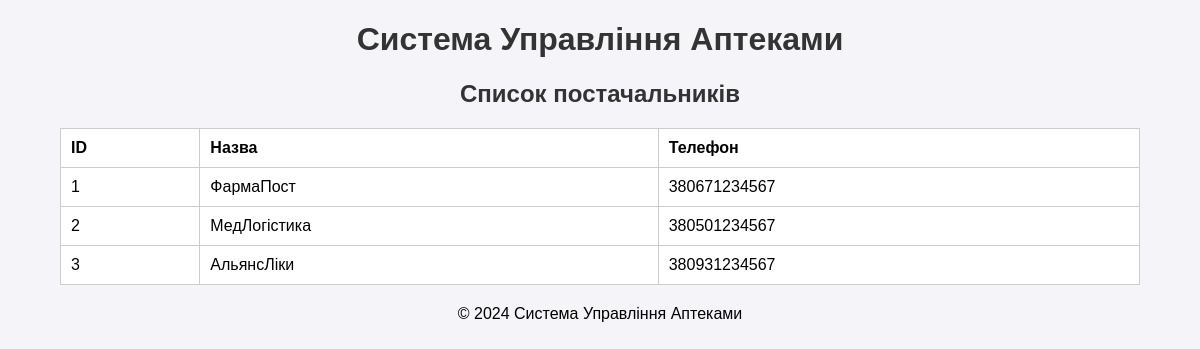
Page /pages/postachalnyk.php on the committed database.
### tables this page shows
CREATE TABLE `POSTACHALNYK` (
  `ID_POSTACHALNYK` int(11) NOT NULL,
  `NAME` varchar(100) NOT NULL,
  `PHONE` varchar(20) DEFAULT NULL,
  `EMAIL` varchar(100) DEFAULT NULL
);

### pages/postachalnyk.php (the view, shortened to what this page needs)
<?php
include('../includes/db.php');
include('../includes/header.php');
$query = 'SELECT * FROM POSTACHALNYK';
$stmt = $pdo->query($query);
echo "<h2>Список постачальників</h2>";
echo "<table>
        <tr><th>ID</th><th>Назва</th><th>Телефон</th></tr>";
while ($row = $stmt->fetch(PDO::FETCH_ASSOC)) {
    echo "<tr>
            <td>{$row['ID_POSTACHALNYK']}</td>
            <td>{$row['NAME']}</td>
            <td>{$row['PHONE']}</td>
          </tr>";
}
echo "</table>";
include('../includes/footer.php');
?>

### assets/style.css (style rules this page uses)
body { font-family: Arial, sans-serif; margin: 0; padding: 0; background-color: #f4f4f9; }
h1, h2 { text-align: center; color: #333; }
table { margin: 20px auto; border-collapse: collapse; width: 90%; background: #fff; }
table, th, td { border: 1px solid #ccc; }
th, td { padding: 10px; text-align: left; }

### rows in the picture
postachalnyk: ID_POSTACHALNYK "1", NAME "ФармаПост", PHONE "380671234567"
postachalnyk: ID_POSTACHALNYK "2", NAME "МедЛогістика", PHONE "380501234567"
postachalnyk: ID_POSTACHALNYK "3", NAME "АльянсЛіки", PHONE "380931234567"
